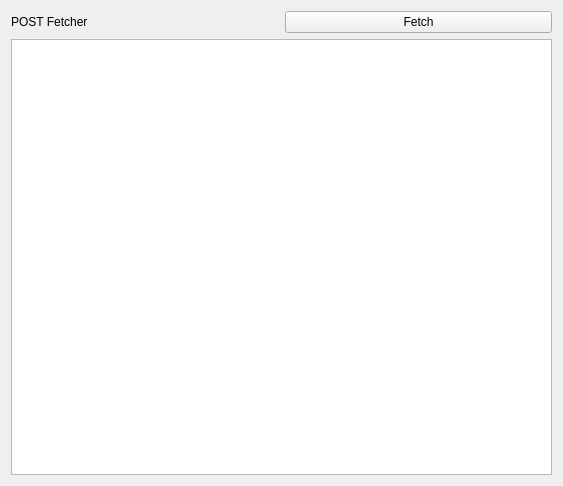
<?xml version="1.0" encoding="UTF-8"?>
<ui version="4.0">
 <class>Widget</class>
 <widget class="QWidget" name="Widget">
  <property name="geometry">
   <rect>
    <x>0</x>
    <y>0</y>
    <width>563</width>
    <height>486</height>
   </rect>
  </property>
  <property name="windowTitle">
   <string>Widget</string>
  </property>
  <layout class="QVBoxLayout" name="verticalLayout">
   <item>
    <layout class="QHBoxLayout" name="horizontalLayout">
     <item>
      <widget class="QLabel" name="label">
       <property name="text">
        <string>POST Fetcher</string>
       </property>
      </widget>
     </item>
     <item>
      <widget class="QPushButton" name="pushButtonFetch">
       <property name="text">
        <string>Fetch</string>
       </property>
      </widget>
     </item>
    </layout>
   </item>
   <item>
    <widget class="QListWidget" name="listWidget"/>
   </item>
  </layout>
 </widget>
 <resources/>
 <connections/>
</ui>
